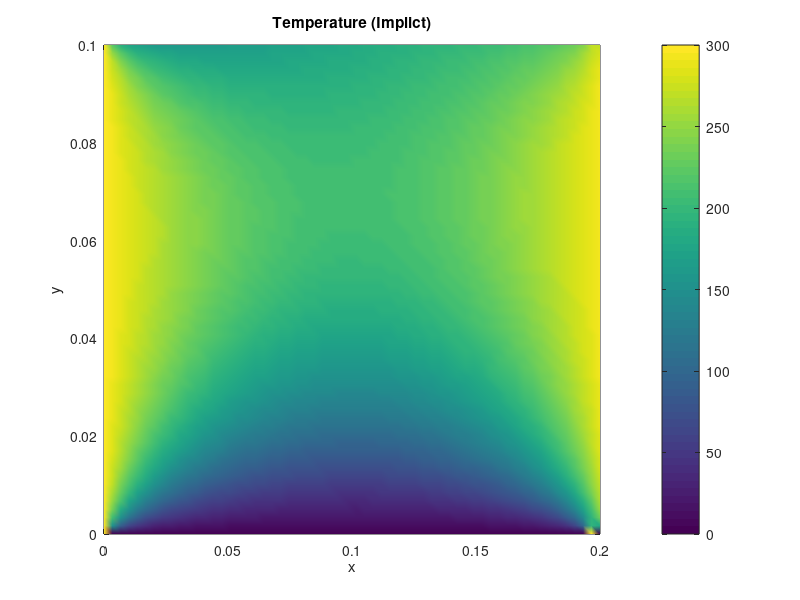

MATLAB code for this plot:
%clear all
%close all
%clc
YH = 59;% n grids and has n interior points per dimension
XW = 59;
x=linspace(0,0.2,XW+1); %Material Property 
y=linspace(0,0.1,YH+1); %Material Property 
dx = x(2)-x(1);
h = dx^2/4;
dy =  y(2)-y(1); 

p=1600;% kg/m3,
k =3;% W/m-K,
c=0.8;%  J/kg-K.
a =k/(p*c);

Iint = 2:XW+1; 
Jint = 2:YH+1;
B=zeros(XW,YH);

Told = zeros(XW+1,YH+1);

Told(1,1:YH) =0;   %BOTTOM
Told(XW,1:YH+1) =-200*x*x'+400*x+300; %TOP;  
Told(1:XW+1,1) = 300;  %LEFT
Told(1:XW+1,YH) = 300;  %RIGHT


Tsoln = Told;
B(:,1) = B(:,1)  + Told(Iint,1)*a/h^2; % boundary valuues are added from the left hand side matrix including k and h
B(:,YH) = B(:,YH) + Told(Iint,YH)*a/h^2;
B(1,:) = B(1,:) + Told(1,Jint)*a/h^2;
B(XW,:) = B(XW,:) + Told(XW,Jint)*a/h^2;

% Matrix formations
F = reshape(B,XW*XW,1);
I = speye(XW);
e = ones(XW,1);
T = spdiags([e -4*e e],[-1 0 1],XW,XW);
S = spdiags([e e],[-1 1],XW,XW);
A = (kron(I,T) + kron(S,I))* a / h^2; % A is a tridiagonal spurse matix multiplied and dvided by h^2

Tvec = abs(mldivide(A,F));
Tsoln(Iint,Jint) = reshape(Tvec,XW,XW);
sol = max(max(Tvec)) ;

% Ploting
figure,pcolor(x,y,Tsoln), shading interp
title('Temperature (Implict)'),xlabel('x'),ylabel('y'),colorbar

